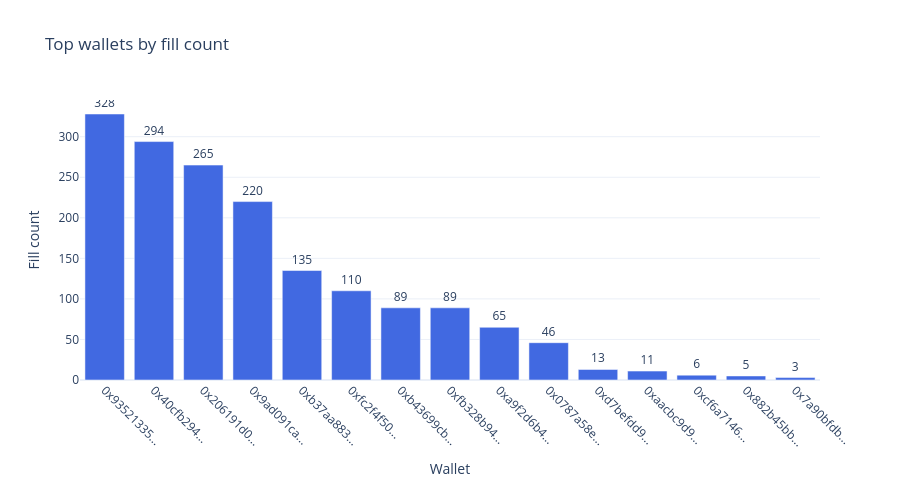

Here is the notebook cell this chart was saved with:
### Code cell
top15 = wallet_stats.sort_values(by='fill_count', ascending=False).head(15)

fig_wallet = go.Figure()
fig_wallet.add_trace(go.Bar(
    x=top15.index.str[:10] + '...',
    y=top15['fill_count'],
    marker_color='royalblue',
    text=top15['fill_count'],
    textposition='outside',
))

fig_wallet.update_layout(
    title='Top wallets by fill count',
    xaxis_title='Wallet',
    yaxis_title='Fill count',
    template='plotly_white',
    height=500,
    margin=dict(b=120),
)
fig_wallet.update_xaxes(tickangle=45)
fig_wallet.show()

### Figure 1 — Plotly figure (JSON) as saved in the notebook; plotly's stock layout.template omitted (floating-point values rounded to 4 significant figures)
{"data": [{"marker": {"color": "royalblue"}, "text": [328.0, 294.0, 265.0, 220.0, 135.0, 110.0, 89.0, 89.0, 65.0, 46.0, 13.0, 11.0, 6.0, 5.0, 3.0], "textposition": "outside", "type": "bar", "x": ["0x93521335...", "0x40cfb294...", "0x206191d0...", "0x9ad091ca...", "0xb37aa883...", "0xfc2f4f50...", "0xb43699cb...", "0xfb328b94...", "0xa9f2d6b4...", "0x0787a58e...", "0xd7befdd9...", "0xaacbc9d9...", "0xcf6a7146...", "0x882b45bb...", "0x7a90bfdb..."], "y": [328, 294, 265, 220, 135, 110, 89, 89, 65, 46, 13, 11, 6, 5, 3]}], "layout": {"height": 500, "margin": {"b": 120}, "title": {"text": "Top wallets by fill count"}, "xaxis": {"tickangle": 45, "title": {"text": "Wallet"}}, "yaxis": {"title": {"text": "Fill count"}}}}
